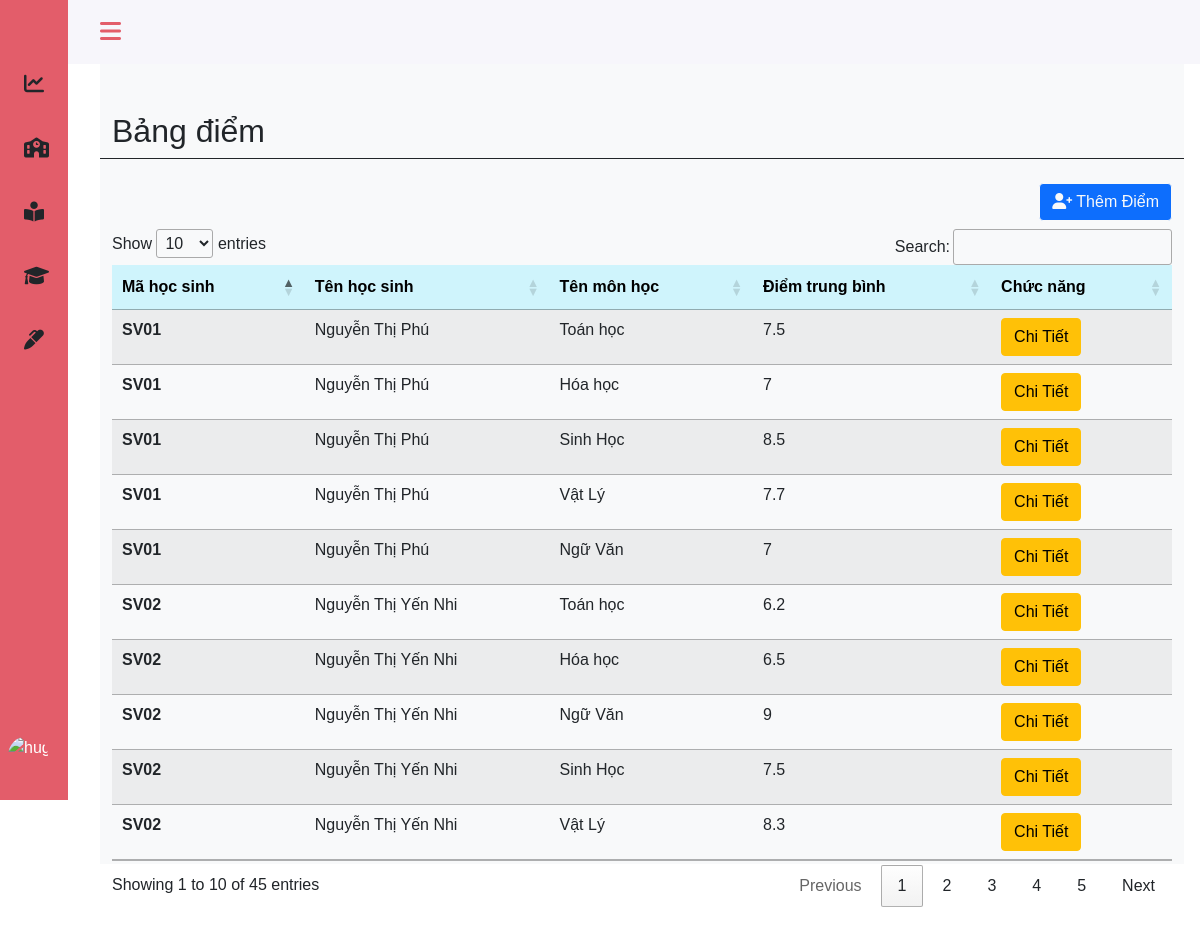
The app's page /admin/result.php (signed in) with its own data.
### tables this page shows
CREATE TABLE `marks` (
  `st_id` varchar(10) NOT NULL,
  `sb_id` varchar(10) NOT NULL,
  `ma_mini_test` varchar(5) NOT NULL,
  `ma_hour_test` varchar(5) NOT NULL,
  `ma_final_exam` varchar(5) NOT NULL,
  `ma_avarage` varchar(5) NOT NULL
);

CREATE TABLE `students` (
  `st_id` varchar(10) NOT NULL,
  `st_name` varchar(30) NOT NULL,
  `st_birth` date NOT NULL,
  `st_address` varchar(50) NOT NULL,
  `st_gender` tinyint(1) NOT NULL,
  `st_phone` tinytext DEFAULT NULL,
  `st_email` varchar(100) DEFAULT NULL,
  `st_parent` varchar(30) NOT NULL,
  `class_id` varchar(11) NOT NULL
);

CREATE TABLE `subjects` (
  `sb_id` varchar(10) NOT NULL,
  `sb_name` varchar(30) NOT NULL
);

### admin/result.php (the view, shortened to what this page needs)
<?php
include 'headerad.php';
?>
<main>
    <div class="height-100 bg-light">
        <div class="col py-3  ">
            <div class="container-fluid ">
                <div class="row mt-3 pt-3 border-bottom border-dark">
                    <div class="col-md-6">
                        <h2>Bảng điểm</h2>
                    </div>
                </div>
            </div>
            <div class="container-fluid py-3" style="width:100% ; overflow: auto; height: auto">
                <div class="row">
                    <div class=" py-2">
                        <button type="button" class="btn btn-primary btn-md btn-outline-light float-end" data-bs-toggle="modal" data-bs-target="#exampleModal">
                            <i class="fas fa-user-plus"></i> Thêm Điểm
                        </button>
                    </div>
                </div>
                <table class="table table-hover table-striped " id="example">
                    <thead>
                        <tr class="table-info">
                            <th scope="col">Mã học sinh</th>
                            <th scope="col">Tên học sinh</th>
                            <th scope="col">Tên môn học</th>
                            <th scope="col">Điểm trung bình</th>
                            <th scope="col">Chức năng</th>
                        </tr>
                    </thead>
                    <tbody>
                        <?php
                        include '../config.php';
                        $sql = "SELECT  st.st_id, st.st_name, m.ma_avarage, sb.sb_name, sb.sb_id FROM students st, marks m, subjects sb
                        WHERE st.st_id = m.st_id and sb.sb_id=m.sb_id";
                        $result = mysqli_query($conn, $sql);
                        if (mysqli_num_rows($result) > 0) {
                            while ($row = mysqli_fetch_assoc($result)) {
                        ?>
                                <tr>
                                    <th scope="row"><?php echo $row['st_id']; ?> </th>
                                    <td><?php echo $row['st_name']; ?></td>
                                    <td><?php echo $row['sb_name']; ?></td>
                                    <td><?php echo $row['ma_avarage']; ?></td>
                                    <td>
                                        <a class="btn btn-warning" href="detail-result.php?stid=<?php echo $row['st_id'] ?>&sbid=<?php echo $row['sb_id'] ?>">Chi Tiết</a>
                                    </td>
                                </tr>
                        <?php
                            }
                        }
                        ?>
                    </tbody>
                </table>
            </div>
        </div>
    </div>
</main>
<?php
include 'footerad.php';
?>

### assets/css/style.css (style rules this page uses)
* { padding: 0; margin: 0; box-sizing: border-box; }
:root { --header-height: 3rem; --nav-width: 68px; --first-color: #4723D9; --first-color-light: #AFA5D9; --white-color: #F7F6FB; --body-font: 'Nunito', sans-serif; --normal-font-size: 1rem; --z-fixed: 100 }
body { position: relative; margin: var(--header-height) 0 0 0; padding: 0 1rem; font-family: var(--body-font); font-size: var(--normal-font-size); transition: .5s }
a { text-decoration: none }
.height-100 { height: 100vh }
@media screen and (min-width: 768px) { body { margin: calc(var(--header-height) + 1rem) 0 0 0; padding-left: calc(var(--nav-width) + 2rem) } }

### records on screen
marks: st.st_id "SV01", st.st_name "Nguyễn Thị Phú", sb.sb_name "Toán học", ma_avarage "7.5"
marks: st.st_id "SV01", st.st_name "Nguyễn Thị Phú", sb.sb_name "Hóa học", ma_avarage "7"
marks: st.st_id "SV01", st.st_name "Nguyễn Thị Phú", sb.sb_name "Sinh Học", ma_avarage "8.5"
marks: st.st_id "SV01", st.st_name "Nguyễn Thị Phú", sb.sb_name "Vật Lý", ma_avarage "7.7"
marks: st.st_id "SV02", st.st_name "Nguyễn Thị Yến Nhi", sb.sb_name "Toán học", ma_avarage "6.2"
marks: st.st_id "SV02", st.st_name "Nguyễn Thị Yến Nhi", sb.sb_name "Hóa học", ma_avarage "6.5"
marks: st.st_id "SV02", st.st_name "Nguyễn Thị Yến Nhi", sb.sb_name "Ngữ Văn", ma_avarage "9"
marks: st.st_id "SV02", st.st_name "Nguyễn Thị Yến Nhi", sb.sb_name "Sinh Học", ma_avarage "7.5"
marks: st.st_id "SV02", st.st_name "Nguyễn Thị Yến Nhi", sb.sb_name "Vật Lý", ma_avarage "8.3"
marks: st.st_id "SV01", st.st_name "Nguyễn Thị Phú", sb.sb_name "Ngữ Văn", ma_avarage "7"
